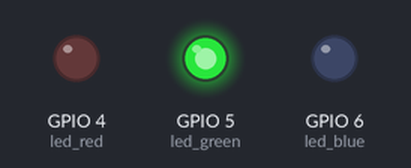
Simulated run of this program. Board: Raspberry Pi (BCM pin numbers). Parts: output pins drawn as LEDs (lit = HIGH). What the program prints to the terminal is not drawn.

Above: at 0.15 s.
At 52.42 s:
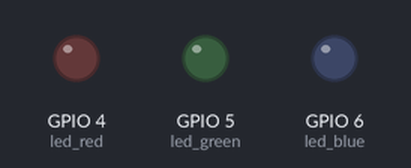
Timing chart, 0 to 52.7 s (numbered marks = the images above):
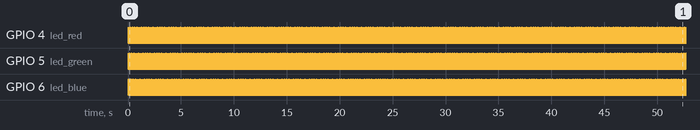

Measured:
- by itself, GPIO 4 (led_red), GPIO 5 (led_green), GPIO 6 (led_blue): alternates HIGH for 0.01 s and LOW for 0.05 s

The program:

ledRed.py
```python
import RPi.GPIO as GPIO
import time

led_red = 4
led_green = 5
led_blue = 6

GPIO.setmode(GPIO.BCM)

GPIO.setup(led_red, GPIO.OUT)
GPIO.setup(led_green, GPIO.OUT)
GPIO.setup(led_blue, GPIO.OUT)


try:
        while True:
                GPIO.output(led_red, True)
                time.sleep(0.01)
                GPIO.output(led_red, False)
                time.sleep(0.01)
		print("RED ON")
                GPIO.output(led_green, True)
                time.sleep(0.01)
                GPIO.output(led_green, False)
                time.sleep(0.01)
		print("GREEN ON")
                GPIO.output(led_blue, True)
                time.sleep(0.01)
                GPIO.output(led_blue, False)
                time.sleep(0.01)
		print("BLUE ON")
except KeyboardInterrupt:
        pass
GPIO.cleanup()
```
